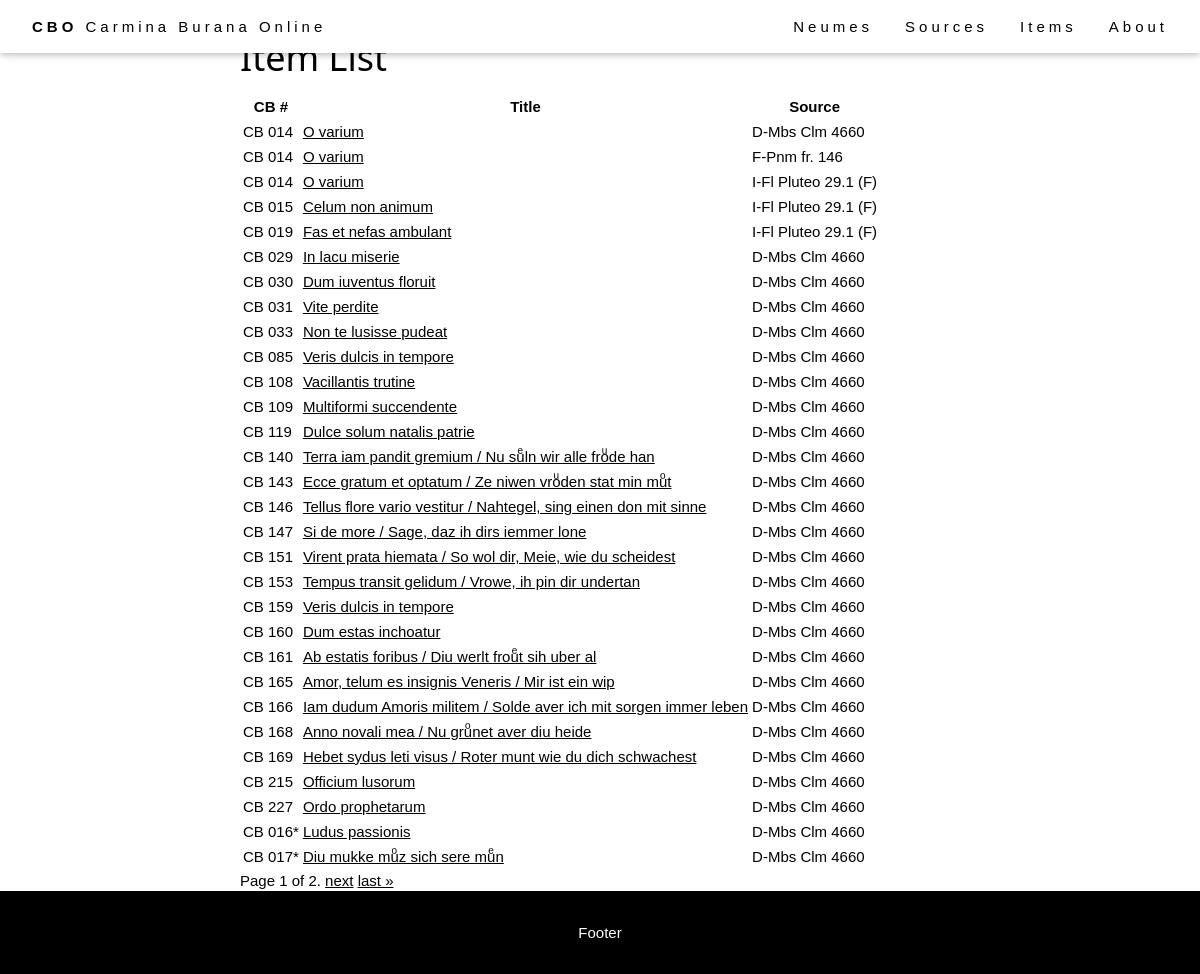
Before: /browse/items/ with the older database file.
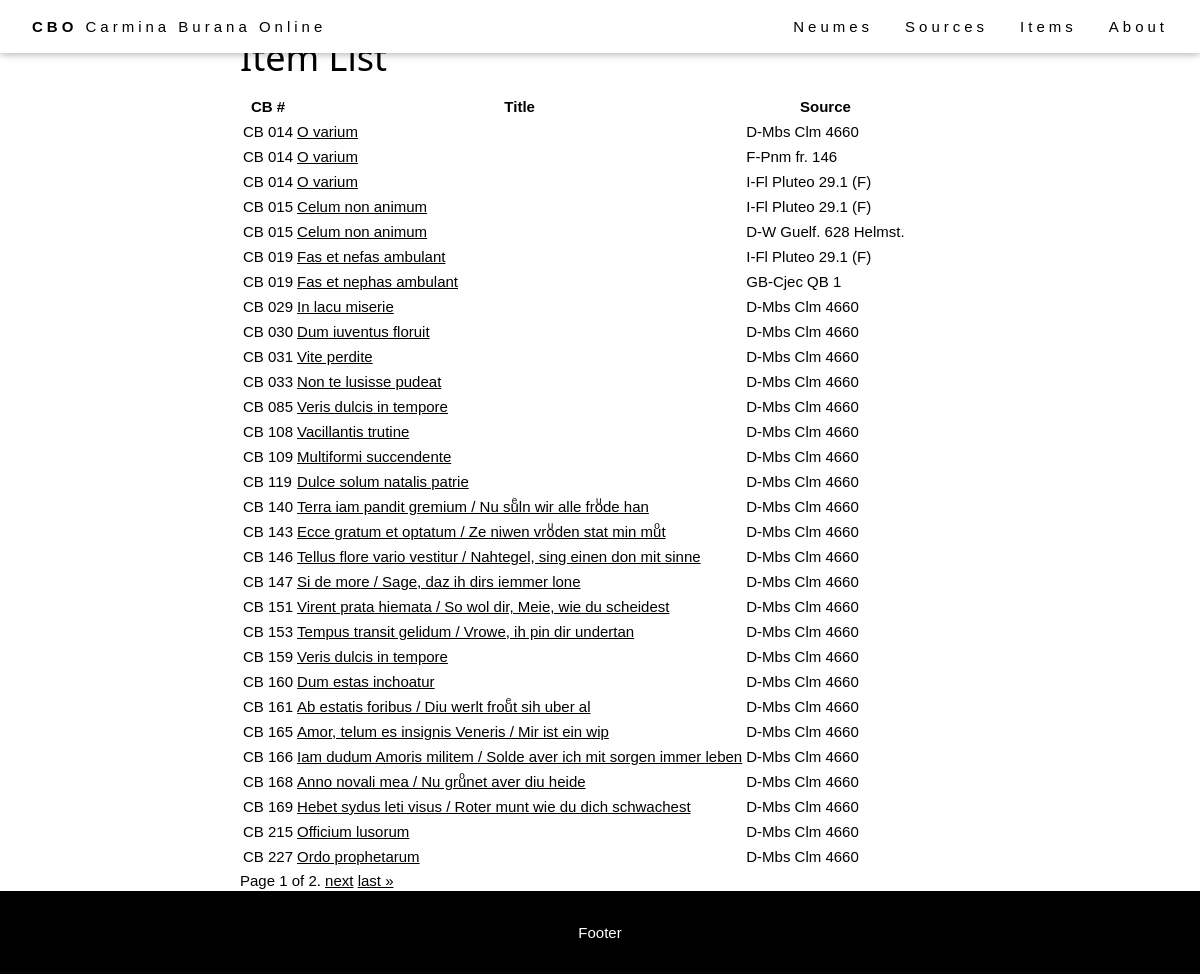
After: the same page with the newer database file.
### browse/models.py (models this page shows, shortened)
class Item(models.Model):
    abstract_item = models.ForeignKey(AbstractItem, on_delete=models.PROTECT, null=True)
    source = models.ForeignKey(Source, on_delete=models.RESTRICT, null=True)
    foliation_start = models.CharField(max_length=32, help_text="First folio occupied by the item in the source.")
    foliation_end = models.CharField(max_length=32, help_text="Last folio occupied by the item in the source.")
    title = models.CharField(max_length=256, help_text="Title of the item (incipit).")
    language = models.ManyToManyField(Language)
    file = models.CharField(max_length=256, help_text="Filename (without extensions).", null=True)
    IIIF_canvas = models.CharField(max_length=256, help_text="IIIF canvas index of the item.", blank=True)
    class Meta:
        ordering = [Length('abstract_item__cb_id'), 'abstract_item__cb_id']
    def get_absolute_url(self):
        return reverse('item-detail', args=[str(self.pk)])

class AbstractItem(models.Model):
    cb_id = models.CharField(max_length=10, help_text="Number of the item.")
    theme = models.ManyToManyField(Theme)
    genre = models.ForeignKey(Genre, on_delete=models.SET_NULL, null=True)
    text_type = models.ManyToManyField(TextType, through="TextTypeSpecification")
    class Meta:
        ordering = [Length('cb_id'), 'cb_id']

class Source(models.Model):
    bib_id = models.CharField(max_length=128, unique=True, help_text="The source identifier.")
    nick_name = models.CharField(max_length=128, help_text="The source name.", blank=True)
    country = models.CharField(max_length=256, help_text="The source location (country).")
    location = models.CharField(max_length=256, help_text="The source location (institution).")
    century = models.CharField(max_length=256, help_text="The source century.", blank=True)
    notation = models.CharField(max_length=256, help_text="The source notation type (for musical notation only).", blank=True)
    url = models.CharField(max_length=512, help_text="External url to access the source images.", blank=True)
    concordances = models.TextField(help_text="Concordances with the Codex Buranus.", blank=True)
    notes = models.TextField(help_text="Additional notes on the source.", blank=True)
    IIIF_manifest = models.CharField(max_length=512, help_text="URL of the IIIF manifest.", blank=True)
    class Meta:
        ordering = ['country', 'location', 'bib_id']

### browse/views.py (the view)
# urls.py: path('items/', views.ItemListView.as_view(), name='items'),
class ItemListView(generic.ListView):
    model = Item
    context_object_name = 'item_list'
    template_name = 'item_list.html'
    paginate_by = 30

### templates/item_list.html (shortened to what this page needs)
{% extends "base_generic.html" %}
{% block content %}
<div class="flex-column" style="flex: 20%">
</div>
<div style="flex: 80%">
  <h1>Item List</h1>
  <table>
    <tr>
      <th>CB #</th>
      <th>Title</th>
      <th>Source</th>
    </tr>
    {% for item in item_list %}
    <tr>
      <td>CB {{ item.abstract_item.cb_id }}</td>
      <td><a href="{{ item.get_absolute_url }}">{{ item.title }}</a></td>
      <td>{{ item.source.bib_id }}</td>
    </tr>
    {% endfor %}
  </table>
  <div class="pagination">
    <span class="step-links">
      <span class="current">
        Page {{ page_obj.number }} of {{ page_obj.paginator.num_pages }}.
      </span>
      {% if page_obj.has_next %}
        <a href="?page={{ page_obj.next_page_number }}">next</a>
        <a href="?page={{ page_obj.paginator.num_pages }}">last &raquo;</a>
      {% endif %}
    </span>
  </div>
</div>
{% endblock %}

Changed rows visible on the page:
no longer on this page (row unchanged): Item: abstract_item.cb_id "016*", title "Ludus passionis", source.bib_id "D-Mbs Clm 4660"
no longer on this page (row unchanged): Item: abstract_item.cb_id "017*", title "Diu mukke muͦz sich sere muͤn", source.bib_id "D-Mbs Clm 4660"
added Item: abstract_item.cb_id "015", title "Celum non animum", source.bib_id "D-W Guelf. 628 Helmst."
added Item: abstract_item.cb_id "019", title "Fas et nephas ambulant", source.bib_id "GB-Cjec QB 1"
